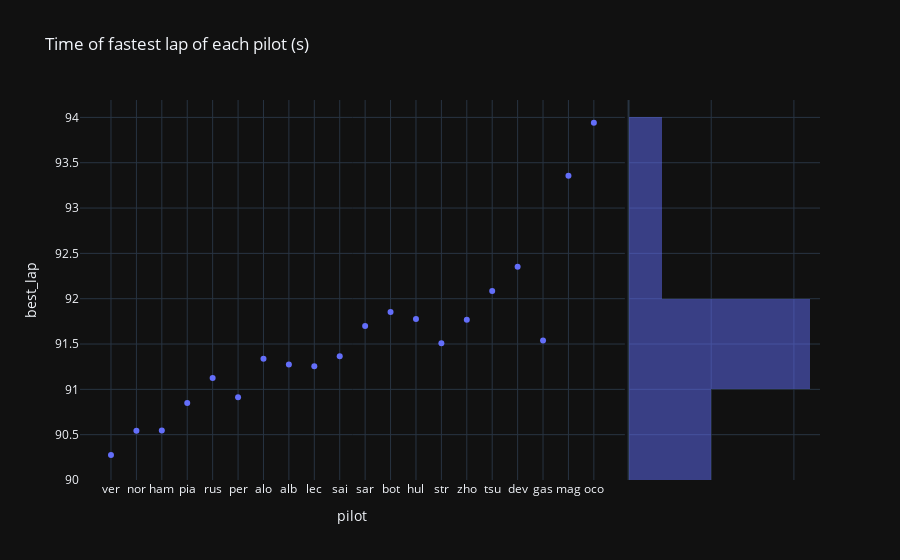

Notebook code cell kept with this figure:
### Markdown cell above
### Frontend

#### Last GP

### Code cell
px.scatter(last_gp, x="pilot", y="best_lap", title="Time of fastest lap of each pilot (s)", marginal_y="histogram", template="plotly_dark")

### Figure 1 — Plotly figure (JSON) as saved in the notebook; plotly's stock layout.template omitted (floating-point values rounded to 4 significant figures)
{"data": [{"hovertemplate": "pilot=%{x}<br>best_lap=%{y}<extra></extra>", "legendgroup": "", "marker": {"color": "#636efa", "symbol": "circle"}, "mode": "markers", "name": "", "orientation": "v", "showlegend": false, "type": "scatter", "x": ["ver", "nor", "ham", "pia", "rus", "per", "alo", "alb", "lec", "sai", "sar", "bot", "hul", "str", "zho", "tsu", "dev", "gas", "mag", "oco"], "xaxis": "x", "y": [90.28, 90.54, 90.55, 90.85, 91.12, 90.91, 91.34, 91.27, 91.25, 91.37, 91.7, 91.85, 91.78, 91.51, 91.77, 92.08, 92.35, 91.54, 93.36, 93.94], "yaxis": "y"}, {"alignmentgroup": "True", "bingroup": "y", "hovertemplate": "best_lap=%{y}<br>count=%{x}<extra></extra>", "legendgroup": "", "marker": {"color": "#636efa"}, "name": "", "offsetgroup": "", "opacity": 0.5, "showlegend": false, "type": "histogram", "xaxis": "x2", "y": [90.28, 90.54, 90.55, 90.85, 91.12, 90.91, 91.34, 91.27, 91.25, 91.37, 91.7, 91.85, 91.78, 91.51, 91.77, 92.08, 92.35, 91.54, 93.36, 93.94], "yaxis": "y2"}], "layout": {"barmode": "overlay", "legend": {"tracegroupgap": 0}, "title": {"text": "Time of fastest lap of each pilot (s)"}, "xaxis": {"anchor": "y", "domain": [0, 0.7363], "title": {"text": "pilot"}}, "xaxis2": {"anchor": "y2", "domain": [0.7413, 1], "matches": "x2", "showgrid": true, "showline": false, "showticklabels": false, "ticks": ""}, "yaxis": {"anchor": "x", "domain": [0, 1], "title": {"text": "best_lap"}}, "yaxis2": {"anchor": "x2", "domain": [0, 1], "matches": "y", "showgrid": true, "showticklabels": false}}}
